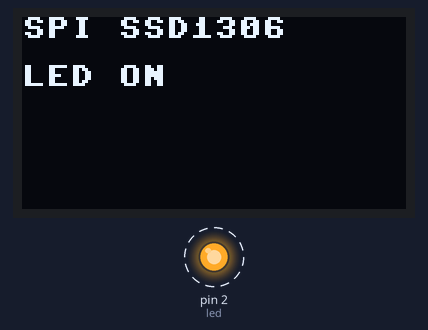
This program was run on a simulated MicroPython board. On the bench: 128×64 one-colour display, output pins drawn as LEDs (lit = HIGH). Dashed ring = blinking. Library files of the repository ran but are not shown: ssd1306.py; pins used as bus, display or sensor lines are not drawn.

Above: at 0.1 s.
At 1.1 s:
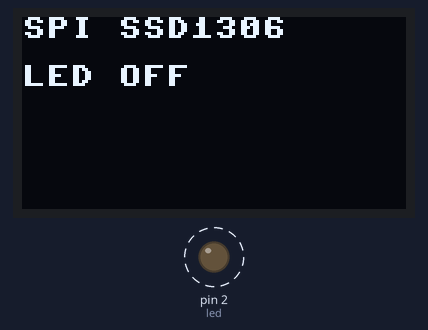
Timing chart, 0 to 130.0 s (numbered marks = the images above):
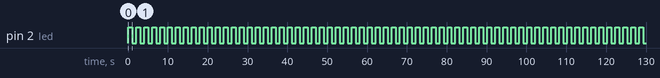

The program:

main_oled.py
```python
import machine
import time
import Cap03.SPI.Micropython.ssd1306 as ssd1306

# SPI pins - ajuste conforme sua placa
spi = machine.SPI(1, baudrate=10000000, polarity=0, phase=0,
                  sck=machine.Pin(18), mosi=machine.Pin(23), miso=machine.Pin(19))

dc = machine.Pin(16, machine.Pin.OUT)
res = machine.Pin(17, machine.Pin.OUT)
cs = machine.Pin(5, machine.Pin.OUT)

oled = ssd1306.SSD1306_SPI(128, 64, spi, dc, res, cs)
led = machine.Pin(2, machine.Pin.OUT)


def update_display(state):
    oled.fill(0)
    oled.text('SPI SSD1306', 0, 0)
    oled.text('LED {}'.format('ON' if state else 'OFF'), 0, 16)
    oled.show()
    led.value(1 if state else 0)


while True:
    update_display(True)
    time.sleep(1)
    update_display(False)
    time.sleep(1)
```

Measured:
- by itself, pin 2 (led): alternates HIGH for 1.0 s and LOW for 1.0 s
- what the display in image 0 shows lasts 1.0 s, from 0.0 s to 1.0 s
